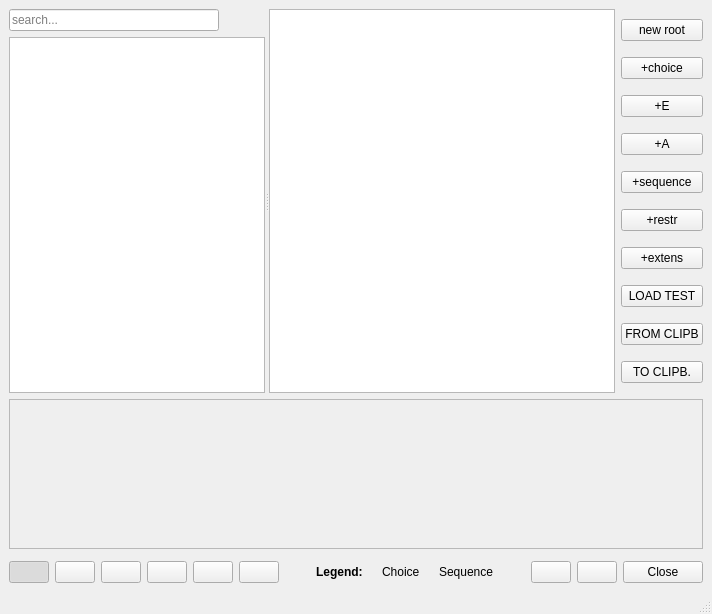
<?xml version="1.0" encoding="UTF-8"?>
<ui version="4.0">
 <class>XSDWindow</class>
 <widget class="QMainWindow" name="XSDWindow">
  <property name="windowModality">
   <enum>Qt::WindowModal</enum>
  </property>
  <property name="geometry">
   <rect>
    <x>0</x>
    <y>0</y>
    <width>712</width>
    <height>614</height>
   </rect>
  </property>
  <property name="sizePolicy">
   <sizepolicy hsizetype="Maximum" vsizetype="Maximum">
    <horstretch>0</horstretch>
    <verstretch>0</verstretch>
   </sizepolicy>
  </property>
  <property name="windowTitle">
   <string>XML Schema</string>
  </property>
  <property name="windowIcon">
   <iconset resource="../risorse.qrc">
    <normaloff>:/icon/images/icon.png</normaloff>:/icon/images/icon.png</iconset>
  </property>
  <property name="documentMode">
   <bool>false</bool>
  </property>
  <property name="unifiedTitleAndToolBarOnMac">
   <bool>false</bool>
  </property>
  <widget class="QWidget" name="centralwidget">
   <layout class="QVBoxLayout" name="verticalLayout_2">
    <item>
     <layout class="QHBoxLayout" name="horizontalLayout">
      <item>
       <widget class="QSplitter" name="splitter">
        <property name="sizePolicy">
         <sizepolicy hsizetype="Expanding" vsizetype="Expanding">
          <horstretch>0</horstretch>
          <verstretch>0</verstretch>
         </sizepolicy>
        </property>
        <property name="orientation">
         <enum>Qt::Horizontal</enum>
        </property>
        <widget class="QWidget" name="verticalLayoutWidget">
         <layout class="QVBoxLayout" name="verticalLayout_3">
          <property name="sizeConstraint">
           <enum>QLayout::SetDefaultConstraint</enum>
          </property>
          <item>
           <layout class="QHBoxLayout" name="searchHBox">
            <property name="sizeConstraint">
             <enum>QLayout::SetMinimumSize</enum>
            </property>
            <item>
             <widget class="QLineEdit" name="searchBox">
              <property name="sizePolicy">
               <sizepolicy hsizetype="MinimumExpanding" vsizetype="Fixed">
                <horstretch>0</horstretch>
                <verstretch>0</verstretch>
               </sizepolicy>
              </property>
              <property name="toolTip">
               <string>search into navigation items</string>
              </property>
              <property name="placeholderText">
               <string>search...</string>
              </property>
             </widget>
            </item>
            <item>
             <widget class="QPushButton" name="clearSearch">
              <property name="toolTip">
               <string>clears the search box</string>
              </property>
              <property name="text">
               <string/>
              </property>
              <property name="icon">
               <iconset resource="../risorse.qrc">
                <normaloff>:/editText/images/edit-clear-locationbar-rtl.png</normaloff>:/editText/images/edit-clear-locationbar-rtl.png</iconset>
              </property>
              <property name="flat">
               <bool>true</bool>
              </property>
             </widget>
            </item>
           </layout>
          </item>
          <item>
           <widget class="NavigationTree" name="navigation">
            <property name="sizePolicy">
             <sizepolicy hsizetype="MinimumExpanding" vsizetype="MinimumExpanding">
              <horstretch>1</horstretch>
              <verstretch>0</verstretch>
             </sizepolicy>
            </property>
            <property name="minimumSize">
             <size>
              <width>200</width>
              <height>0</height>
             </size>
            </property>
            <property name="baseSize">
             <size>
              <width>200</width>
              <height>0</height>
             </size>
            </property>
            <property name="textElideMode">
             <enum>Qt::ElideMiddle</enum>
            </property>
            <property name="headerHidden">
             <bool>true</bool>
            </property>
            <column>
             <property name="text">
              <string notr="true">1</string>
             </property>
            </column>
           </widget>
          </item>
         </layout>
        </widget>
        <widget class="QGraphicsView" name="view">
         <property name="sizePolicy">
          <sizepolicy hsizetype="MinimumExpanding" vsizetype="MinimumExpanding">
           <horstretch>9</horstretch>
           <verstretch>0</verstretch>
          </sizepolicy>
         </property>
        </widget>
       </widget>
      </item>
      <item>
       <layout class="QVBoxLayout" name="verticalLayout">
        <item>
         <widget class="QPushButton" name="newCmd">
          <property name="text">
           <string>new root</string>
          </property>
         </widget>
        </item>
        <item>
         <widget class="QPushButton" name="cmdC">
          <property name="text">
           <string>+choice</string>
          </property>
         </widget>
        </item>
        <item>
         <widget class="QPushButton" name="cmdE">
          <property name="text">
           <string>+E</string>
          </property>
         </widget>
        </item>
        <item>
         <widget class="QPushButton" name="cmdA">
          <property name="text">
           <string>+A</string>
          </property>
         </widget>
        </item>
        <item>
         <widget class="QPushButton" name="cmdS">
          <property name="text">
           <string>+sequence</string>
          </property>
         </widget>
        </item>
        <item>
         <widget class="QPushButton" name="newR">
          <property name="text">
           <string>+restr</string>
          </property>
         </widget>
        </item>
        <item>
         <widget class="QPushButton" name="newExt">
          <property name="text">
           <string>+extens</string>
          </property>
         </widget>
        </item>
        <item>
         <widget class="QPushButton" name="load">
          <property name="text">
           <string>LOAD TEST</string>
          </property>
         </widget>
        </item>
        <item>
         <widget class="QPushButton" name="fromClipb">
          <property name="text">
           <string>FROM CLIPB</string>
          </property>
         </widget>
        </item>
        <item>
         <widget class="QPushButton" name="saveToClipbopard">
          <property name="enabled">
           <bool>true</bool>
          </property>
          <property name="text">
           <string>TO CLIPB.</string>
          </property>
         </widget>
        </item>
       </layout>
      </item>
     </layout>
    </item>
    <item>
     <widget class="QStackedWidget" name="properties">
      <property name="enabled">
       <bool>false</bool>
      </property>
      <property name="sizePolicy">
       <sizepolicy hsizetype="MinimumExpanding" vsizetype="MinimumExpanding">
        <horstretch>0</horstretch>
        <verstretch>0</verstretch>
       </sizepolicy>
      </property>
      <property name="minimumSize">
       <size>
        <width>0</width>
        <height>150</height>
       </size>
      </property>
      <property name="maximumSize">
       <size>
        <width>16777215</width>
        <height>150</height>
       </size>
      </property>
      <property name="baseSize">
       <size>
        <width>0</width>
        <height>150</height>
       </size>
      </property>
      <property name="autoFillBackground">
       <bool>false</bool>
      </property>
      <property name="frameShape">
       <enum>QFrame::StyledPanel</enum>
      </property>
      <property name="currentIndex">
       <number>1</number>
      </property>
      <widget class="QWidget" name="emptyPage">
       <widget class="QLabel" name="label">
        <property name="geometry">
         <rect>
          <x>30</x>
          <y>20</y>
          <width>46</width>
          <height>201</height>
         </rect>
        </property>
        <property name="text">
         <string/>
        </property>
       </widget>
      </widget>
      <widget class="QWidget" name="sequencePage">
       <widget class="XsdSequenceEditor" name="sequenceProperties" native="true">
        <property name="geometry">
         <rect>
          <x>50</x>
          <y>10</y>
          <width>711</width>
          <height>251</height>
         </rect>
        </property>
       </widget>
      </widget>
      <widget class="QWidget" name="elementPage">
       <widget class="ElementEditor" name="elementProperties" native="true">
        <property name="geometry">
         <rect>
          <x>20</x>
          <y>20</y>
          <width>782</width>
          <height>161</height>
         </rect>
        </property>
        <property name="sizePolicy">
         <sizepolicy hsizetype="Preferred" vsizetype="Fixed">
          <horstretch>0</horstretch>
          <verstretch>0</verstretch>
         </sizepolicy>
        </property>
       </widget>
      </widget>
      <widget class="QWidget" name="schemaPage">
       <widget class="XsdSequenceEditor" name="schemaProperties" native="true">
        <property name="geometry">
         <rect>
          <x>20</x>
          <y>20</y>
          <width>691</width>
          <height>231</height>
         </rect>
        </property>
       </widget>
      </widget>
      <widget class="QWidget" name="choicePage">
       <widget class="XsdChoiceEditor" name="choiceProperties" native="true">
        <property name="geometry">
         <rect>
          <x>20</x>
          <y>20</y>
          <width>701</width>
          <height>241</height>
         </rect>
        </property>
       </widget>
      </widget>
      <widget class="QWidget" name="attributePage">
       <widget class="XsdAttributeEditor" name="attributeProperties" native="true">
        <property name="geometry">
         <rect>
          <x>10</x>
          <y>10</y>
          <width>661</width>
          <height>231</height>
         </rect>
        </property>
       </widget>
      </widget>
     </widget>
    </item>
    <item>
     <widget class="QFrame" name="frame">
      <property name="frameShape">
       <enum>QFrame::StyledPanel</enum>
      </property>
      <property name="frameShadow">
       <enum>QFrame::Raised</enum>
      </property>
     </widget>
    </item>
    <item>
     <layout class="QHBoxLayout" name="horizontalLayout_2">
      <item>
       <widget class="QPushButton" name="navigationCmd">
        <property name="toolTip">
         <string>Shows or hides the navigation panel</string>
        </property>
        <property name="text">
         <string/>
        </property>
        <property name="icon">
         <iconset resource="../risorse.qrc">
          <normaloff>:/special/images/bookmark.png</normaloff>:/special/images/bookmark.png</iconset>
        </property>
        <property name="checkable">
         <bool>true</bool>
        </property>
        <property name="checked">
         <bool>true</bool>
        </property>
        <property name="flat">
         <bool>false</bool>
        </property>
       </widget>
      </item>
      <item>
       <widget class="QPushButton" name="backButton">
        <property name="toolTip">
         <string>back</string>
        </property>
        <property name="text">
         <string/>
        </property>
        <property name="icon">
         <iconset resource="../risorse.qrc">
          <normaloff>:/arrows/images/go-previous.png</normaloff>:/arrows/images/go-previous.png</iconset>
        </property>
        <property name="flat">
         <bool>false</bool>
        </property>
       </widget>
      </item>
      <item>
       <widget class="QPushButton" name="forwardButton">
        <property name="toolTip">
         <string>forward</string>
        </property>
        <property name="text">
         <string/>
        </property>
        <property name="icon">
         <iconset resource="../risorse.qrc">
          <normaloff>:/arrows/images/go-next.png</normaloff>:/arrows/images/go-next.png</iconset>
        </property>
        <property name="flat">
         <bool>false</bool>
        </property>
       </widget>
      </item>
      <item>
       <widget class="QPushButton" name="cmdZoomIn">
        <property name="text">
         <string/>
        </property>
        <property name="icon">
         <iconset resource="../risorse.qrc">
          <normaloff>:/arrows/zoomin.png</normaloff>:/arrows/zoomin.png</iconset>
        </property>
       </widget>
      </item>
      <item>
       <widget class="QPushButton" name="cmdZoomOut">
        <property name="text">
         <string/>
        </property>
        <property name="icon">
         <iconset resource="../risorse.qrc">
          <normaloff>:/arrows/zoomout.png</normaloff>:/arrows/zoomout.png</iconset>
        </property>
       </widget>
      </item>
      <item>
       <widget class="QPushButton" name="cmdZoom1">
        <property name="text">
         <string/>
        </property>
        <property name="icon">
         <iconset resource="../risorse.qrc">
          <normaloff>:/arrows/zoom1.png</normaloff>:/arrows/zoom1.png</iconset>
        </property>
       </widget>
      </item>
      <item>
       <spacer name="horizontalSpacer">
        <property name="orientation">
         <enum>Qt::Horizontal</enum>
        </property>
        <property name="sizeHint" stdset="0">
         <size>
          <width>40</width>
          <height>20</height>
         </size>
        </property>
       </spacer>
      </item>
      <item>
       <layout class="QHBoxLayout" name="horizontalLayout_3"/>
      </item>
      <item>
       <widget class="QLabel" name="label_2">
        <property name="font">
         <font>
          <weight>75</weight>
          <bold>true</bold>
         </font>
        </property>
        <property name="text">
         <string>Legend:</string>
        </property>
       </widget>
      </item>
      <item>
       <widget class="QLabel" name="label_3">
        <property name="text">
         <string/>
        </property>
        <property name="pixmap">
         <pixmap resource="../risorse.qrc">:/xsdimages/choice</pixmap>
        </property>
       </widget>
      </item>
      <item>
       <widget class="QLabel" name="label_4">
        <property name="text">
         <string>Choice</string>
        </property>
       </widget>
      </item>
      <item>
       <widget class="QLabel" name="label_5">
        <property name="text">
         <string/>
        </property>
        <property name="pixmap">
         <pixmap resource="../risorse.qrc">:/xsdimages/sequence</pixmap>
        </property>
       </widget>
      </item>
      <item>
       <widget class="QLabel" name="label_6">
        <property name="text">
         <string>Sequence</string>
        </property>
       </widget>
      </item>
      <item>
       <spacer name="horizontalSpacer_2">
        <property name="orientation">
         <enum>Qt::Horizontal</enum>
        </property>
        <property name="sizeHint" stdset="0">
         <size>
          <width>40</width>
          <height>20</height>
         </size>
        </property>
       </spacer>
      </item>
      <item>
       <widget class="QPushButton" name="printCmd">
        <property name="enabled">
         <bool>true</bool>
        </property>
        <property name="toolTip">
         <string>Export the diagram in PDF format</string>
        </property>
        <property name="text">
         <string/>
        </property>
        <property name="icon">
         <iconset resource="../risorse.qrc">
          <normaloff>:/devices/pdf</normaloff>:/devices/pdf</iconset>
        </property>
       </widget>
      </item>
      <item>
       <widget class="QPushButton" name="svgCmd">
        <property name="toolTip">
         <string>Export the diagram as SVG</string>
        </property>
        <property name="text">
         <string/>
        </property>
        <property name="icon">
         <iconset resource="../risorse.qrc">
          <normaloff>:/devices/svg</normaloff>:/devices/svg</iconset>
        </property>
       </widget>
      </item>
      <item>
       <widget class="QPushButton" name="closeButton">
        <property name="text">
         <string>Close</string>
        </property>
        <property name="checkable">
         <bool>false</bool>
        </property>
        <property name="checked">
         <bool>false</bool>
        </property>
       </widget>
      </item>
     </layout>
    </item>
   </layout>
  </widget>
  <widget class="QMenuBar" name="menubar">
   <property name="geometry">
    <rect>
     <x>0</x>
     <y>0</y>
     <width>712</width>
     <height>21</height>
    </rect>
   </property>
  </widget>
  <widget class="QStatusBar" name="statusbar"/>
 </widget>
 <customwidgets>
  <customwidget>
   <class>ElementEditor</class>
   <extends>QWidget</extends>
   <header>xsdeditor/widgets/elementeditor.h</header>
   <container>1</container>
  </customwidget>
  <customwidget>
   <class>XsdSequenceEditor</class>
   <extends>QWidget</extends>
   <header>xsdeditor/widgets/xsdsequenceeditor.h</header>
   <container>1</container>
  </customwidget>
  <customwidget>
   <class>XsdChoiceEditor</class>
   <extends>QWidget</extends>
   <header>xsdeditor/widgets/xsdchoiceeditor.h</header>
   <container>1</container>
  </customwidget>
  <customwidget>
   <class>XsdAttributeEditor</class>
   <extends>QWidget</extends>
   <header>xsdeditor/widgets/xsdattributeeditor.h</header>
   <container>1</container>
  </customwidget>
  <customwidget>
   <class>NavigationTree</class>
   <extends>QTreeWidget</extends>
   <header>xsdeditor/navigationtree.h</header>
  </customwidget>
 </customwidgets>
 <resources>
  <include location="../risorse.qrc"/>
 </resources>
 <connections/>
</ui>
